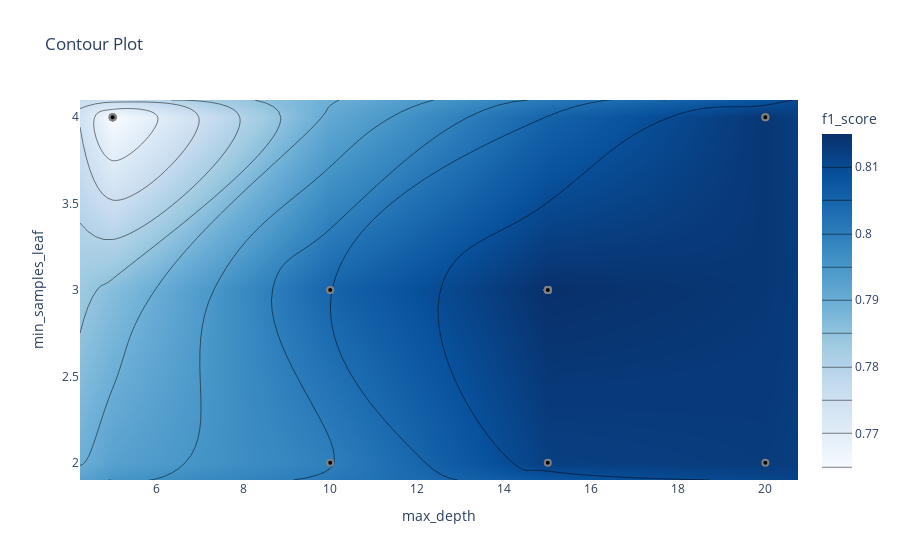

Notebook code cell kept with this figure:
### Code cell
#highlight the relationship between different hyperparameter combinations and the metric value for these combinations
optuna.visualization.plot_contour(study_optuna,
                                  params=['max_depth', 'min_samples_leaf'],
                                  target_name='f1_score')

### Figure 1 — Plotly figure (JSON) as saved in the notebook; plotly's stock layout.template omitted (floating-point values rounded to 4 significant figures)
{"data": [{"colorbar": {"title": {"text": "f1_score"}}, "colorscale": [[0, "rgb(247,251,255)"], [0.125, "rgb(222,235,247)"], [0.25, "rgb(198,219,239)"], [0.375, "rgb(158,202,225)"], [0.5, "rgb(107,174,214)"], [0.625, "rgb(66,146,198)"], [0.75, "rgb(33,113,181)"], [0.875, "rgb(8,81,156)"], [1, "rgb(8,48,107)"]], "connectgaps": true, "contours": {"coloring": "heatmap"}, "hoverinfo": "none", "line": {"smoothing": 1.3}, "reversescale": false, "type": "contour", "x": [4.25, 5, 10, 15, 20, 20.75], "y": [1.9, 2, 3, 4, 4.1], "z": [[null, null, null, null, null, null], [null, null, 0.7996, 0.812, 0.8128, null], [null, null, 0.8049, 0.8149, null, null], [null, 0.7645, null, null, 0.8138, null], [null, null, null, null, null, null]]}, {"marker": {"color": "black", "line": {"color": "Gray", "width": 2}}, "mode": "markers", "name": "Feasible Trial", "showlegend": false, "type": "scatter", "x": [15, 10, 5, 10, 15, 10, 20, 5, 20, 5, 15, 20, 15, 15, 15, 15, 15, 15, 15, 15], "y": [3, 3, 4, 2, 3, 3, 4, 4, 2, 4, 3, 4, 3, 3, 3, 3, 3, 2, 3, 3]}, {"marker": {"color": "#cccccc", "line": {"color": "Gray", "width": 2}}, "mode": "markers", "name": "Infeasible Trial", "showlegend": false, "type": "scatter", "x": [], "y": []}], "layout": {"title": {"text": "Contour Plot"}, "xaxis": {"range": [4.25, 20.75], "title": {"text": "max_depth"}}, "yaxis": {"range": [1.9, 4.1], "title": {"text": "min_samples_leaf"}}}}
